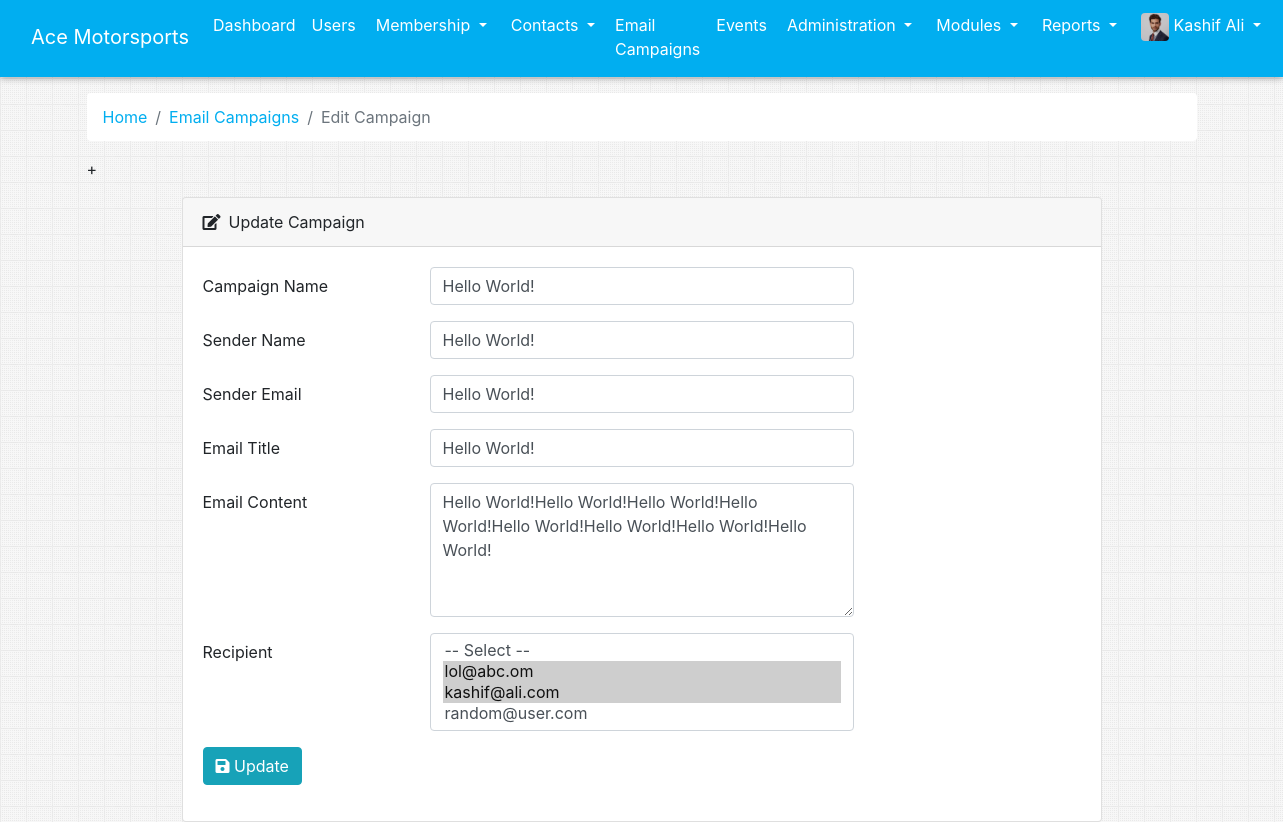
Page /admin_editCampaign.php?id=3 (signed in) on the committed database.
### tables this page shows
CREATE TABLE `campaign` (
  `id` int(11) NOT NULL,
  `name` varchar(40) NOT NULL,
  `sender_name` varchar(40) NOT NULL,
  `sender_email` varchar(50) NOT NULL,
  `title` varchar(200) NOT NULL,
  `content` varchar(5000) NOT NULL,
  `date_time` timestamp NOT NULL DEFAULT current_timestamp() ON UPDATE current_timestamp()
);

### app/app.php (called while the page is built, shortened)
<?php
	function phpMysqliFetchAll($sql){
        $output = array();
        $res = mysqli_query($GLOBALS["con"], $sql);
        if(mysqli_num_rows($res)){
            $output = mysqli_fetch_all($res, MYSQLI_ASSOC);
        }
        return $output;
    }
	function phpMysqliFetchSingle($sql){
        $output = array();
        if(mysqli_query($GLOBALS["con"], $sql)){
            $res = mysqli_query($GLOBALS["con"], $sql);
            if(mysqli_num_rows($res)){
                $output = mysqli_fetch_array($res, MYSQLI_ASSOC);
            }
            return $output;
        }
        else{
            js_console_log(mysqli_error($GLOBALS["con"]));
        }
    }
	function allRecipients(){
        return phpMysqliFetchAll("SELECT * FROM users");
    }
?>

### admin_editCampaign.php (the view, shortened to what this page needs)
<?php
  require 'app/app.php';
    $pageID = isset($_GET["id"]) ? $_GET["id"] : null;
    $sql = "SELECT * FROM campaign WHERE id = $pageID";
    $userDetails = phpMysqliFetchSingle($sql);
?>
<!DOCTYPE html>
<html lang="en">
<?php
  require 'parts/head.php';
?>
<body>
  <?php require 'parts/nav.php'; ?>
  <div class="container">
      <nav aria-label="breadcrumb">
          <ol class="breadcrumb bg-white">
              <li class="breadcrumb-item"><a href="admin_dashboard.php" class="appColor">Home</a></li>
              <li class="breadcrumb-item"><a href="admin_campaign.php" class="appColor">Email Campaigns</a></li>
              <li class="breadcrumb-item active" aria-current="page">Edit Campaign</li>
          </ol>+
      </nav>
    <div class="widget-content" style="border: none; background: transparent;">
        <div class="row mt-3">
            <div class="col-md-1">
            </div>
            <div class="col-md-10">
                <div class="card">
                    <div class="card-header">
                        <i class="fas fa-edit mr-2"></i>Update Campaign
                    </div>
                    <div class="card-body">
                        <form method="POST" action="">
                            <div class="form-group row">
                                <label for="CampaignName" class="col-sm-3 col-form-label">Campaign Name</label>
                                <div class="col-sm-6">
                                    <input type="text" class="form-control" id="CampaignName" name="CampaignName" value="<?php echo $userDetails["name"]; ?>" required>
                                </div>
                            </div>
                            <div class="form-group row">
                                <label for="SenderName" class="col-sm-3 col-form-label">Sender Name</label>
                                <div class="col-sm-6">
                                    <input type="text" class="form-control" id="SenderName" name="SenderName" value="<?php echo $userDetails["sender_name"]; ?>" required>
                                </div>
                            </div>
                            <div class="form-group row">
                                <label for="SenderEmail" class="col-sm-3 col-form-label">Sender Email</label>
                                <div class="col-sm-6">
                                    <input type="text" class="form-control" id="SenderEmail" name="SenderEmail" value="<?php echo $userDetails["sender_email"]; ?>" required>
                                </div>
                            </div>
                            <div class="form-group row">
                                <label for="EmailTitle" class="col-sm-3 col-form-label">Email Title</label>
                                <div class="col-sm-6">
                                    <input type="text" class="form-control" id="EmailTitle" name="EmailTitle" value="<?php echo $userDetails["title"]; ?>" required>
                                </div>
                            </div>
                            <div class="form-group row">
                                <label for="EmailContent" class="col-sm-3 col-form-label">Email Content</label>
                                <div class="col-sm-6">
									<textarea rows="5" class="form-control" id="EmailContent" name="EmailContent" required><?php echo $userDetails["content"]; ?></textarea>
                                </div>
                            </div>
                            <div class="form-group row">
                                <label for="Recipient" class="col-sm-3 col-form-label">Recipient</label>
                                <div class="col-sm-6">
                                    <select class="form-control" id="Recipient" name="Recipient[]" multiple required>
                                        <option>-- Select --</option>
                                        <?php
                                        $rows = allRecipients();
										$recipient = array();
										$recipient1 = "SELECT * FROM `recipient` WHERE `campaignID`= '$pageID'";
										$recipient2 = mysqli_query($con,$recipient1);
										if(mysqli_num_rows($recipient2)>0){
											while($recipient3=mysqli_fetch_assoc($recipient2)){
												$recipient[] = $recipient3['userID'];
											}
										}
                                        foreach ($rows as $row){
                                            echo '<option value="'.$row["id"].'"';
											if(in_array($row["id"],$recipient)){echo "selected"; }
											echo '>'.$row["email"].'</option>';
                                        }
                                        ?>
                                    </select>
                                </div>
                            </div>
                            <div class="form-group">
                                <button type="submit" class="btn btn-info" name="edit_campaign">
                                    <i class="fa fa-save"></i>
                                    Update
                                </button>
                            </div>
                        </form>
                    </div>
                </div>
            </div>
        </div>
    </div>
</body>
</html>

### rows in the picture
campaign: CampaignName "Hello World!", SenderName "Hello World!", SenderEmail "Hello World!", EmailTitle "Hello World!", EmailContent "Hello World!Hello World!Hello World!Hello World!Hello World!Hello World!Hello World!Hello World!"

### other values in the picture
$_SESSION["name"] "Kashif Ali"
form field value "-- Select -- / lol@abc.om ☑ / kashif@ali.com ☑ / random@user.com"
